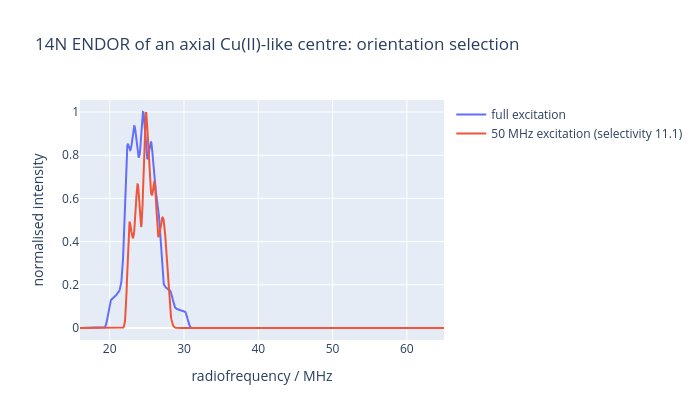

Notebook cell for this chart:
### Code cell
import plotly.graph_objects as go

nitrogen = {"Nucs": "14N", "g": [2.25, 2.25, 2], "A": [44, 49, 54], "Q": [0.84, 0.84, -1.68], "HStrain": [100, 100, 100], "lwEndor": 0.5}
full = es.salt(nitrogen, {"Range": [16, 65], "Field": 326.5, "mwFreq": 9.7, "nPoints": 1001})
selected = es.salt(nitrogen, {"Range": [16, 65], "Field": 326.5, "mwFreq": 9.7, "nPoints": 1001, "ExciteWidth": 50})
fig = go.Figure()
fig.add_trace(go.Scatter(x=full.x, y=full.spec / full.spec.max(), mode="lines", name="full excitation"))
fig.add_trace(go.Scatter(x=selected.x, y=selected.spec / selected.spec.max(), mode="lines", name=f"50 MHz excitation (selectivity {selected.info['Selectivity']:.1f})"))
fig.update_layout(title="14N ENDOR of an axial Cu(II)-like centre: orientation selection", xaxis_title="radiofrequency / MHz", yaxis_title="normalised intensity", width=700, height=420)
fig

### Figure 1 — Plotly figure (JSON) as saved in the notebook; plotly's stock layout.template omitted (floating-point values rounded to 4 significant figures; data arrays with more than 128 entries replaced by an {"elided": "..."} marker saying what was removed)
{"data": [{"mode": "lines", "name": "full excitation", "x": {"elided": "1001 float values"}, "y": {"elided": "1001 float values"}, "type": "scatter"}, {"mode": "lines", "name": "50 MHz excitation (selectivity 11.1)", "x": {"elided": "1001 float values"}, "y": {"elided": "1001 float values"}, "type": "scatter"}], "layout": {"title": {"text": "14N ENDOR of an axial Cu(II)-like centre: orientation selection"}, "xaxis": {"title": {"text": "radiofrequency / MHz"}}, "yaxis": {"title": {"text": "normalised intensity"}}, "width": 700, "height": 420}}
